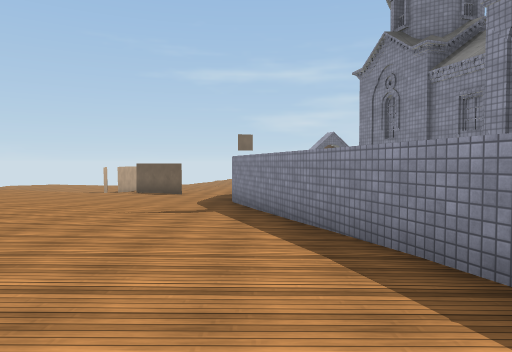
view 1 (above)

22 first-person views from a walk through a 3-D level made in the Unity game engine. The camera is 1.4 m above the floor, tilts 2° down and sees 70° across. The floor is counted in squares, 2 m on a side. Each view is taken from the middle of a square. On the plan, view 1 faces up. The plan holds only what a view shows up to about 11 squares ahead; the rest is blank. The place goes on beyond the plan. The player is left out. Some surface patterns are stand-ins.

view 2
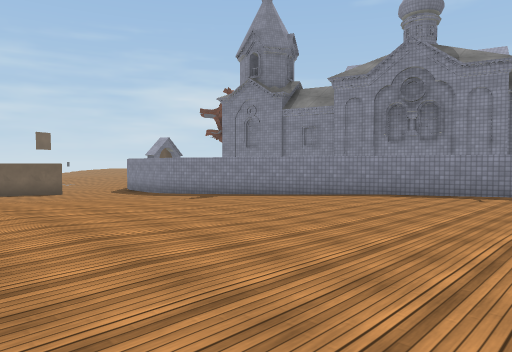

view 3
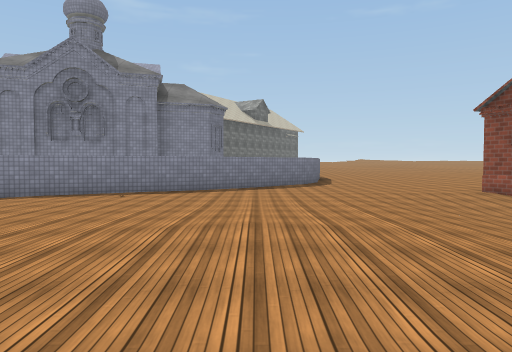

view 4
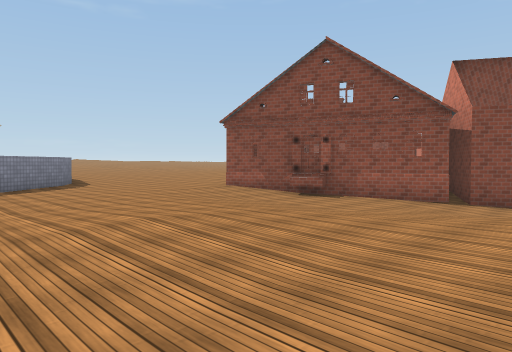

view 5
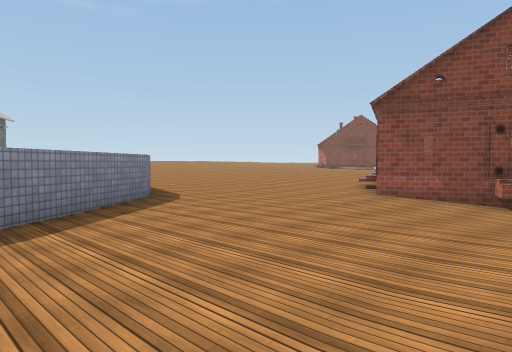

view 6
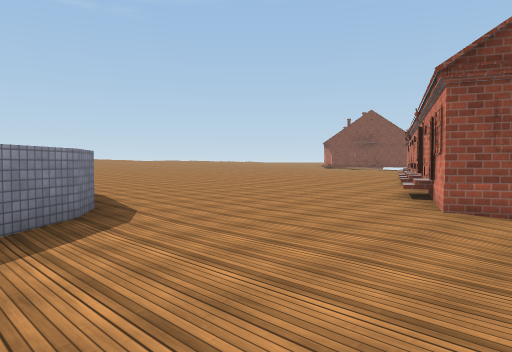

view 7
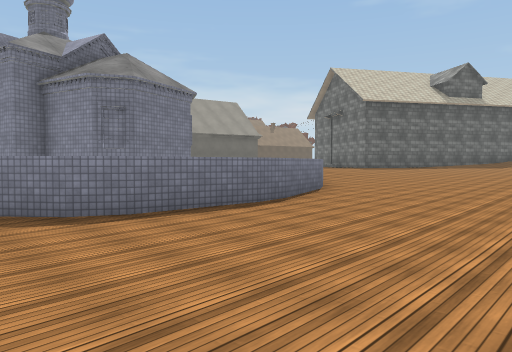

view 8
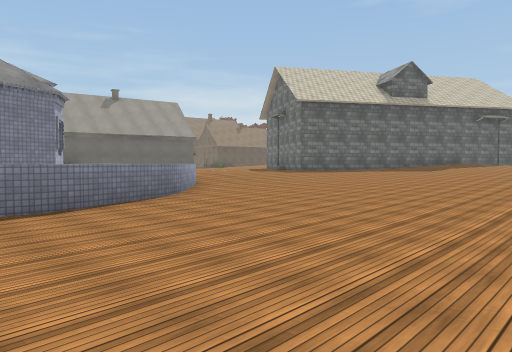

view 9
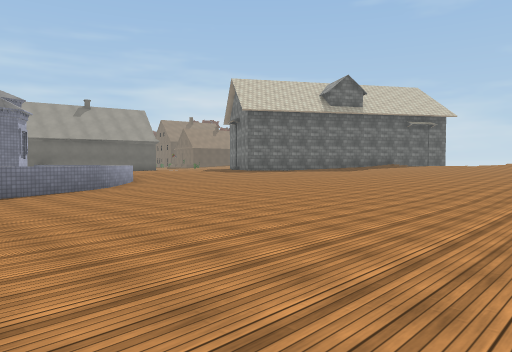

view 10
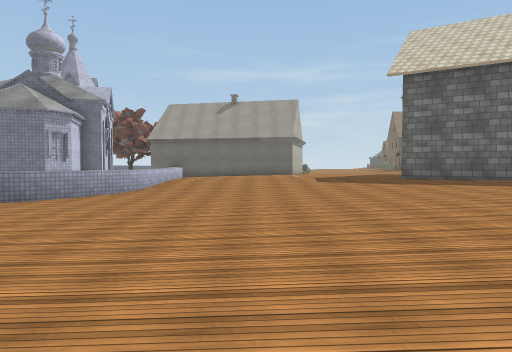

view 11
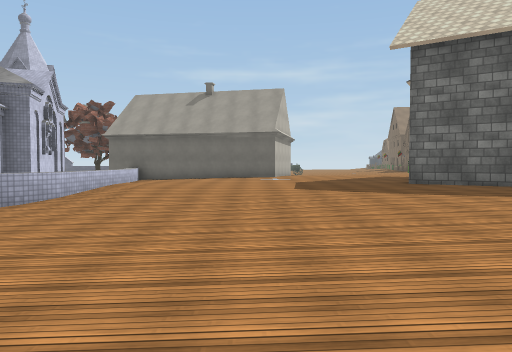

view 12
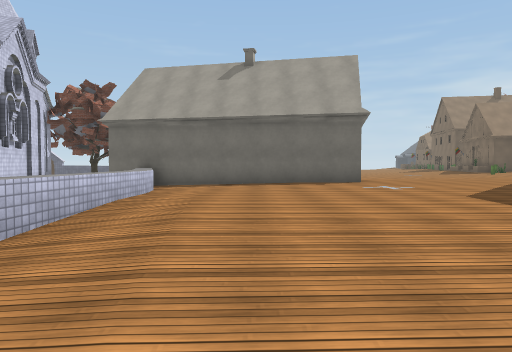

view 13
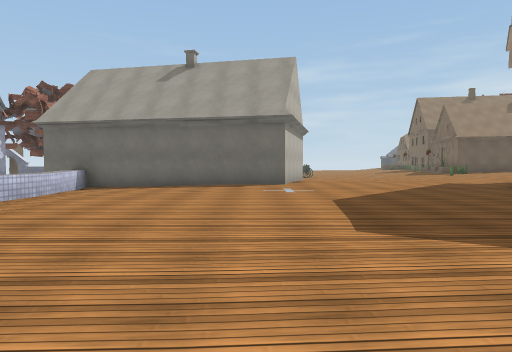

view 14
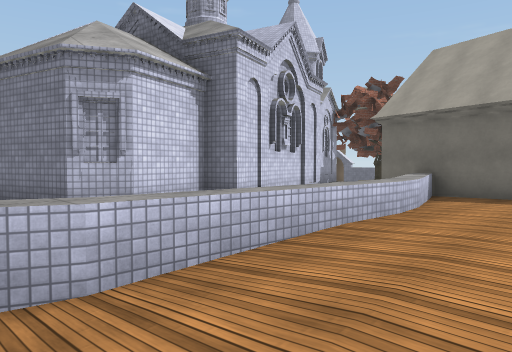

view 15
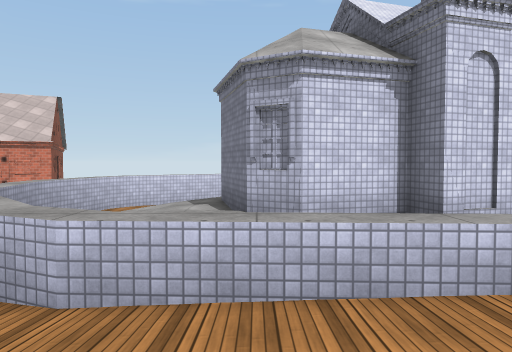

view 16
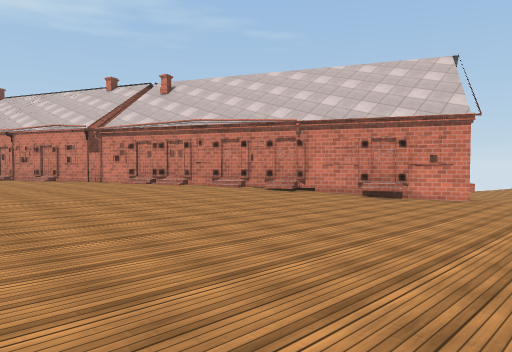

view 17
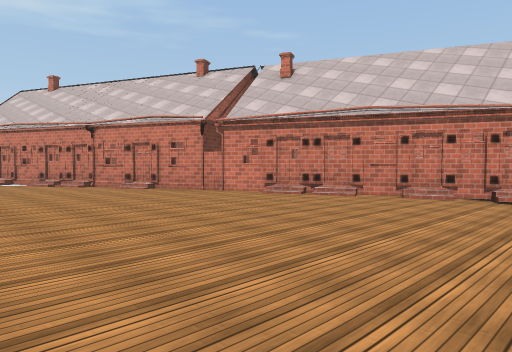

view 18
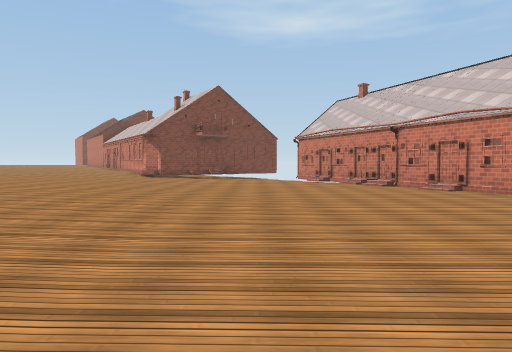

view 19
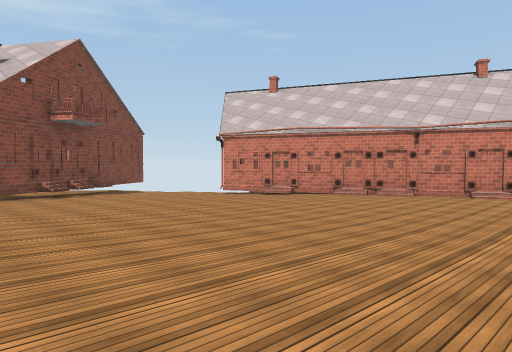

view 20
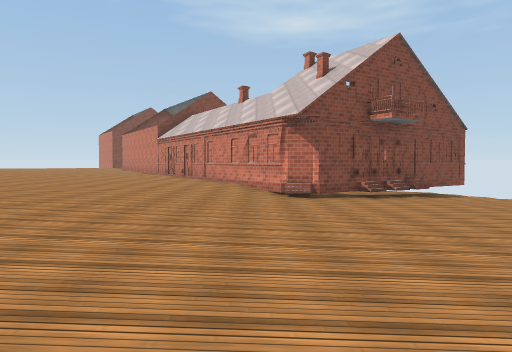

view 21
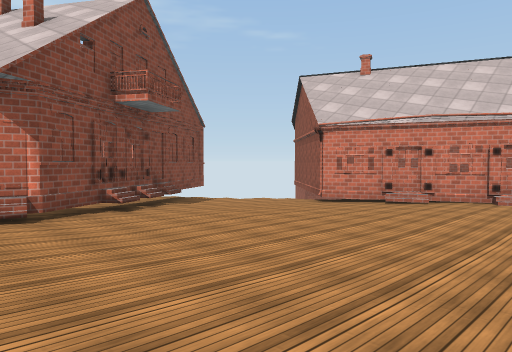

view 22
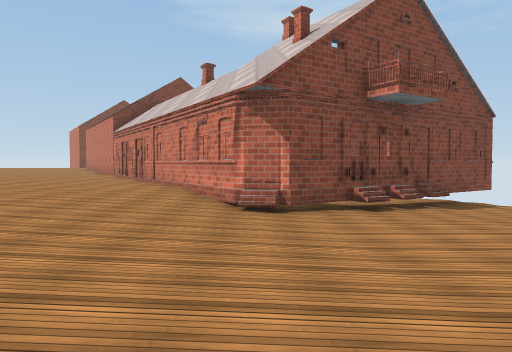

### Floor plan
Key: @ floor where view 1 was taken; # wall or solid block; . main floor; : floor 0.25 m higher than the main floor; - floor 0.25 m lower than the main floor; + floor 0.5 m higher than the main floor; _ floor 0.5 m lower than the main floor; * floor 0.75 m higher than the main floor; < floor 0.75 m lower than the main floor; ( floor 1 m lower than the main floor; ! floor 1.25 m lower than the main floor; ? floor 1.5 m lower than the main floor; / step, stairs or slope; ^ raised ledge; O other object.
Columns run from 7 left of view 1 to 23 right of it. Each row starts with its distance up from view 1.
 11 (((!!!
 10 /((((!#
  9  <((((##
  8  ///(((#
  7   <<<((#        #O####   #+++++
  6  ___<<<##       #  ^::+###+++++
  5  -___<<<#       #  ^:+++++++++/
  4  -_____<#       #  ^++++++++++/
  3  -______##       #  ^+++++++++
  2 _-______##       #  ^++++++++
  1 _________#      ## :^++++++++#
  0 _______@_##    ##  :^++++++++##
 -1 _________ #  ###:  .^/+++++++++
 -2 ___--_____## ...   ^:///+++++++
 -3 ___________##--   ^...::::++++
 -4  ___________###^^^....::::++++
 -5  _/////_______-----....::::++
 -6  <//((</______-----....::::+
 -7   //(((/_____------....::::+
 -8   //((^###__------.....::::
 -9   ?/(#####/-------.....:::+
-10   !###   ##-----.......:::
-11   ##      #/-.........:::
-12    #      ##..........::::+
-13            #/.........::::+
-14            #/.........:
-15            ##........:::
-16             #........:::
-17             ##.......::::+
-18              ##.......::::
-19              ##.......::::+
-20               #.......::::++
-21               ##.......:::++
-22                #.......:::+++
-23                #.......:::+++*
-24                ##.......:::+++
-25                 #/.......::+++*
-26                 ##--.....::+++*
-27                 #----...#::++++
-28                 #_---^####++++*
-29                   --##   #++++*
-30                   ###    ##+++*
-31                           #+++*

Where each view was taken, in squares from view 1:
view 1: 0 up, 0 right, facing up
view 2: 1 down, 7 left, facing up-right
view 3: 2 down, 7 left, facing right
view 4: 0 up, 7 left, facing down-right
view 5: 0 up, 2 left, facing down-right
view 6: 2 down, 0 right, facing down-right
view 7: 9 down, 3 right, facing up-right
view 8: 11 down, 6 right, facing up-right
view 9: 15 down, 6 right, facing up-right
view 10: 12 down, 16 right, facing up
view 11: 9 down, 17 right, facing up
view 12: 4 down, 15 right, facing up
view 13: 4 down, 17 right, facing up
view 14: 2 down, 15 right, facing up-left
view 15: 0 up, 15 right, facing left
view 16: 5 down, 11 right, facing down-left
view 17: 10 down, 12 right, facing down-left
view 18: 10 down, 12 right, facing down
view 19: 17 down, 18 right, facing down-left
view 20: 18 down, 18 right, facing down
view 21: 21 down, 18 right, facing down-left
view 22: 21 down, 17 right, facing down
